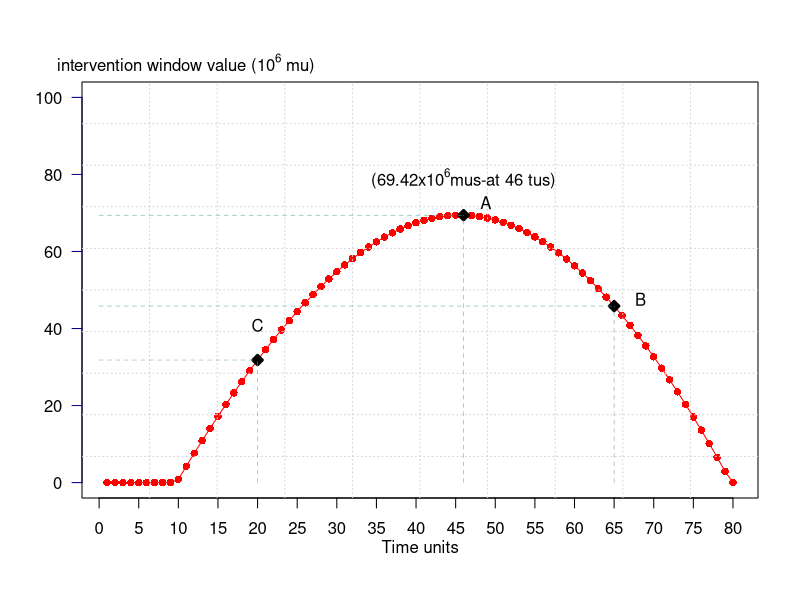

The R script that drew this image:
# Evolution
data=read.csv("profit_final.csv", header=T)
attach(data)
#object 1
scalefactor=1000000
trucy=100
colors=c("red", "darkorchid","green", "violet", "darkorange3","brown3")

plot(data$DS2/scalefactor,pch=16,axes=FALSE,ylim=c(0,trucy),ylab="", xlab="",col="red",type="o",lwd=1)

axis(2, ylim=c(0,trucy),col="darkblue",las=1)
mtext(expression(paste("intervention window value (", 10^6," mu)")),side=3,line=0.2, adj = -0.06 )

axis(1,pretty(range(data$Time),15))

mtext(expression(paste("Time units")),side=1,col="black",line=2)  
box()

grid(10, 10, col = "lightgray", lty = "dotted",lwd = par("lwd"), equilogs = TRUE)
#legend("topright",inset=.02,legend=c("Renewal"),text.col=colors,pch=c(16,15),col=colors,horiz=F)

#arrows(which.max(data$DS2), max(data$DS2)/scalefactor*1.05, which.max(data$DS2), max(data$DS2)*1.2/scalefactor,length = 0.15, angle = 20,code = 1,col= 'blue3',lty = 1,lwd=2)
text(which.max(data$DS2), max(data$DS2)/scalefactor*1.2,expression(paste("(69.42x",10^6, "mus-at 46 tus)")),pos=1,cex = 1, srt = 0)
text(which.max(data$DS2)*1.061, max(data$DS2)/scalefactor*1.1,"A",pos=1,cex = 1, srt = 0)

points(which.max(data$DS2),max(data$DS2)/scalefactor,pch=23,bg="black",lwd=3)

segments(which.max(data$DS2), 0, which.max(data$DS2), max(data$DS2)/scalefactor, col= 'cadetblue',lty=2,lwd=0.5)
segments(0, max(data$DS2)/scalefactor, which.max(data$DS2), max(data$DS2)/scalefactor, col= 'cadetblue',lty=2,lwd=0.5)

X=65
text(X*1.051, data$DS2[X]/scalefactor*1.12,"B",pos=1,cex = 1, srt = 0)
points(X,data$DS2[X]/scalefactor,pch=23,bg="black",lwd=3)
segments(X, 0, X, data$DS2[X]/scalefactor, col= 'cadetblue',lty=2,lwd=0.5)
segments(0, data$DS2[X]/scalefactor, X, data$DS2[X]/scalefactor, col= 'cadetblue',lty=2,lwd=0.5)

Y=20
text(Y, data$DS2[Y]/scalefactor*1.4,"C",pos=1,cex = 1, srt = 0)
points(Y,data$DS2[Y]/scalefactor,pch=23,bg="black",lwd=3)
segments(Y, 0, Y, data$DS2[Y]/scalefactor, col= 'cadetblue',lty=2,lwd=0.5)
segments(0, data$DS2[Y]/scalefactor, Y, data$DS2[Y]/scalefactor, col= 'cadetblue',lty=2,lwd=0.5)


